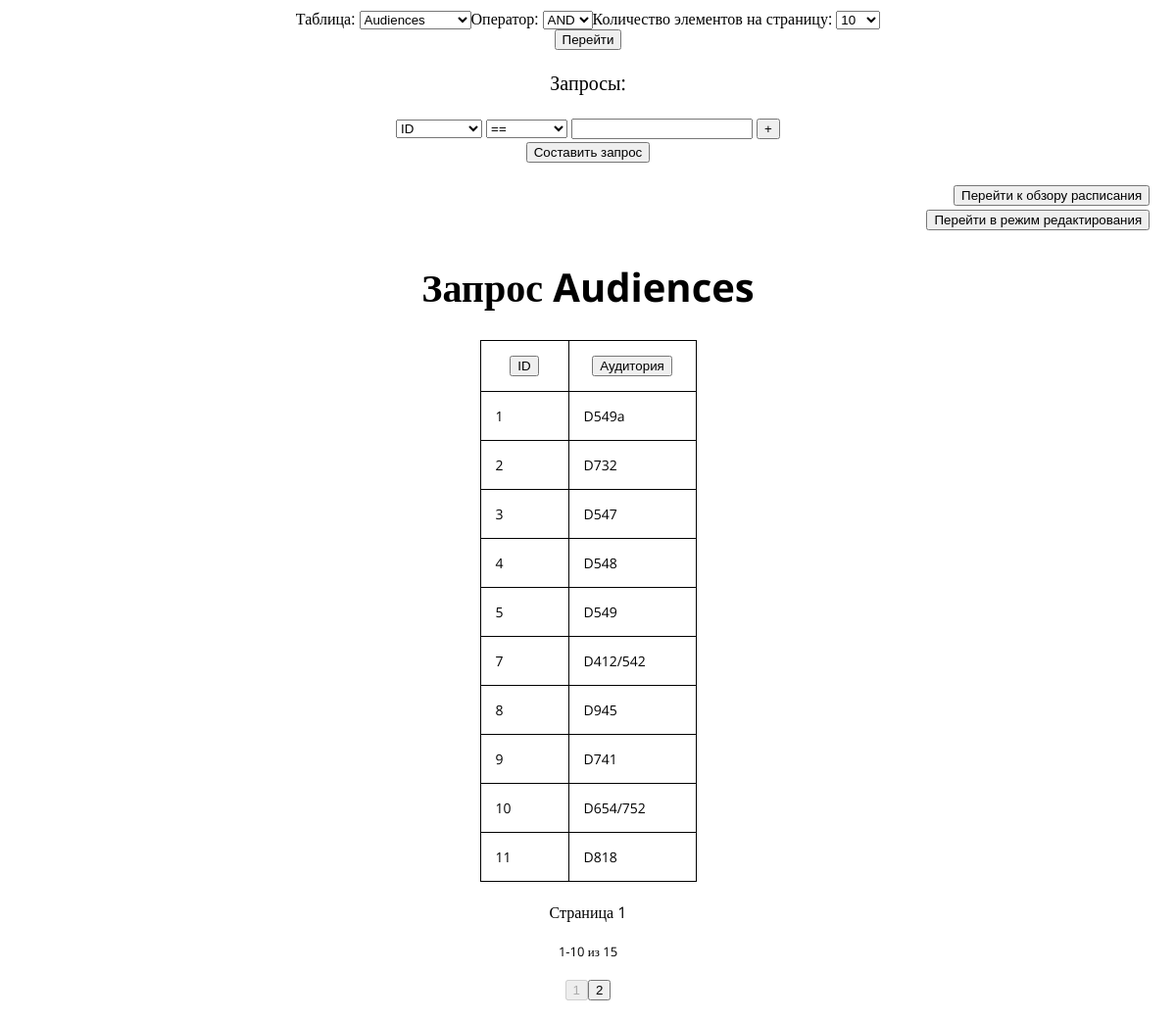
The app's page /, older data.
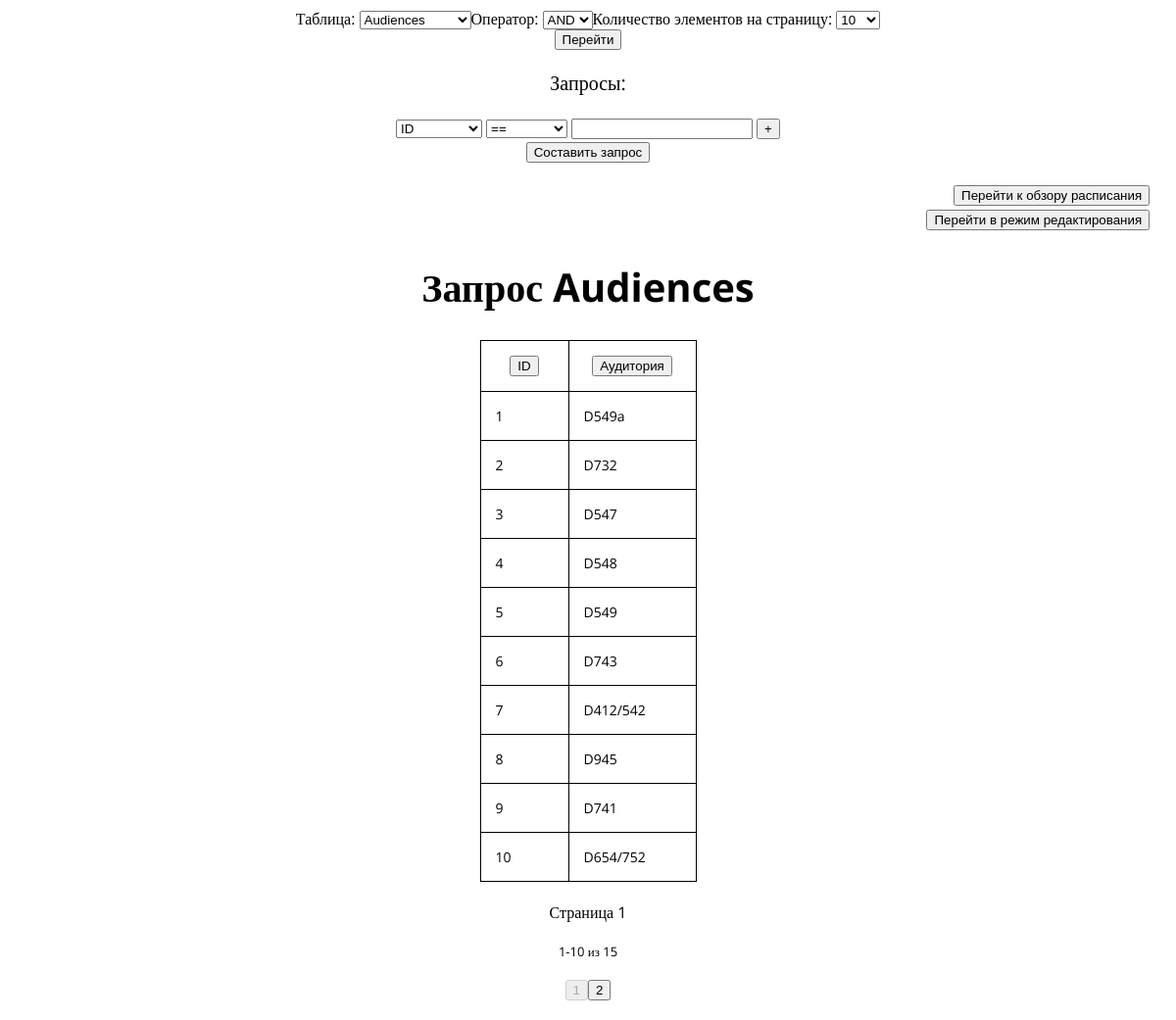
The same page, newer data.
### tables this page shows
CREATE TABLE `Audiences` ( `ID` INTEGER NOT NULL DEFAULT -1, `Name` TEXT );

### home.py (the view, shortened to what this page needs)
@app.route("/", methods=["GET", "POST"])
def open():
	global table_size, order_by, cur_page, page_size, current_table, \
		compare_type, is_edit, qcount, cmp_queries, edit_rows, is_new, \
		is_editing
	saved_table = current_table
	saved_cmp = compare_type
	saved_psize = page_size
	current_table = request.form.get("TableChooser")
	compare_type = request.form.get("TableQueryComparation")
	page_size = request.form.get("TablePageSizes")
	if current_table == None:
		current_table = saved_table
	if compare_type == None:
		compare_type = saved_cmp
	if page_size == None:
		page_size = saved_psize
	page_size = int(page_size)
	removableindex = -1
	if is_editing:
		is_editing = False
	else:
		cmp_queries = []
		for i in range(qcount):
			if i != removableindex:
				column = request.form.get("QueryColumn"+str(i))
				cmp_char = request.form.get("QueryCmp"+str(i))
				value = request.form.get("QueryValue"+str(i))
				if value != None and value != "" and value != " ":
					column = get_name_from_title(current_table, column)
					cmp_queries.append(CmpExpression(column, cmp_char, value))
				else:
					cmp_queries.append(-1)
	order = order_by
	containing, table_size = generate_table(
		table_name=current_table,
		psize=page_size,
		page=cur_page,
		order=order,
		compare_queries=cmp_queries,
		cmp_type=compare_type
	)
	return render_template(
		"main.html",
		curtable=current_table,
		tables=[i for i in tables_info.keys()],
		widthes=[i.width+40 for i in tables_info[current_table]],
		cmptypes=["AND", "OR"],
		sizes=[5, 10, 20, 50, 100],
		cursize=page_size,
		curpage=cur_page,
		pagescount=ceil(table_size/page_size),
		tabsize=table_size,
		titles=[i.title for i in tables_info[current_table]],
		titles_origin=[i.name for i in tables_info[current_table]],
		compares=comparison_chars,
		cmptype=compare_type,
		containing=containing,
		orderby=(None if order == None else order[1:]),
		ordertype=(None if order == None else order[0]),
		queries=cmp_queries,
		qcount=max(qcount, len(cmp_queries)),
		realqcount=len([0 for i in cmp_queries if i != -1]),
		isedit=is_edit,
		low=min((cur_page-1) * page_size + 1, table_size),
		high=min(((cur_page) * page_size), table_size),
		editrows=edit_rows
	)

### templates/main.html (shortened to what this page needs)
<head>
	<link rel="stylesheet" href="../static/css/style.css">
</head>
<body>
	<center>
		<form name="Bases" action="/" method='POST'>
			<font size=3>
				<table>
					<tr>
						<select name="TableChooser">
							{% for tab in tables %}
								<option value="{{ tab }}"
									{% if curtable == tab %}
										SELECTED
									{% endif %}
								>{{ tab }}</option>
							{% endfor %}
						</select>
					</tr>
					<tr>
						<select name="TableQueryComparation">
							{% for cmp in cmptypes %}
								<option value="{{ cmp }}"
									{% if cmptype == cmp %}
										SELECTED
									{% endif %}
								>{{ cmp }}</option>
							{% endfor %}
						</select>
					</tr>
					<tr>
						<select name="TablePageSizes">
							{% for size in sizes %}
								<option value="{{ size }}"
									{% if cursize == size %}
										SELECTED
									{% endif %}
								>{{ size }}</option>
							{% endfor %}
						</select>
					</tr>
				</table>
			</font>
			<button name="GenerateTable" type="submit">Перейти</button>
			<p>Запросы:</p>
			<table>
				{% for i in range(qcount) %}
					<tr>
						<td>
							<select name="QueryColumn{{ i|safe }}">
								{% for k in range(titles|length) %}
									<option value="{{ titles[k] }}"
									>
										{{ titles[k] }}
									</option>
								{% endfor %}
							</select>
						</td>
						<td>
							<select name="QueryCmp{{ i|safe }}">
								{% for cmp in compares %}
									<option value="{{ cmp }}"
									>
										{{ cmp }}
									</option>
								{% endfor %}
							</select>
						</td>
						<td>
							<input name="QueryValue{{ i|safe }}" value=
								{% if i < queries|length and queries[i] != -1 %}
									"{{queries[i].value}}"
								{% else %}
									""
								{% endif %}
							/>
						</td>
						<td>
							{% if i == 0 %}
								<button name="Plus" type="submit">+</button>
							{% endif %}
						</td>
					</tr>
				{% endfor %}
			</table>
			<button name="GenerateTable" type="submit">Составить запрос</button>
			<table>
				<col width="20%">
				<tr>
					<td align="right">
						<button name="SchedOverview" type="submit">Перейти к обзору расписания</button>
					</td>
				</tr>
				{% if isedit %}
					<tr>
						<td align="right">
							<button name="ModeChanger" type="submit">Выйти из режима редактирования</button>
						</td>
					</tr>
					<tr>
						<td align="right">
							<button name="AddRecord" type="submit">Добавить запись</button>
						</td>
					</tr>
				{% else %}
					<tr>
						<td align="right">
							<button name="ModeChanger" type="submit">Перейти в режим редактирования</button>
						</td>
					</tr>
				{% endif %}
			</table>
			{% if curtable %}
				<h1>Запрос {{ curtable }}</h1>
				<table id="tab" class="elem">
					{% for width in widthes%}
						<col width="{{ width }}">
					{% endfor %}
					<tr>
						{% for i in range(titles|length) %}
							<th>
								<p align="center">
									<button name="Title{{ titles_origin[i] }}" type="submit">{{ titles[i] }}</button>
								</p>
							</th>
						{% endfor %}
						{% for items in containing %}
							<tr>
								{% for item in items %}
									<td>
										{{ item|safe }}
									</td>
								{% endfor %}
							</tr>
						{% endfor %}
					</tr>
				</table>
			{% else %}
				<h1>Данная страница пуста</h1>
			{% endif %}
			<p><font size=3>Страница {{ curpage }}</font></p>
			<p><font size=2>{{ low }}-{{ high }} из {{ tabsize }}</font></p>
			<table>
				{% for i in range(1, pagescount+1) %}
					<tr>
						<button name="Page{{ i|safe }}" type="submit"
							{% if i == curpage %}
								DISABLED
							{% endif %}
						>{{ i|safe }}</button>
					</tr>
				{% endfor %}
			</table>
		</form>
	</center>
</body>

### static/css/style.css (style rules this page uses)
body { font-family: 'Open Sans'; font-size: 20; }
#tab { font-size: 14; text-align: left; border-collapse: collapse; }
.elem td, .elem th, .elem tr { border: 1px solid; text-align: left; padding: 15px; }

Row changes from the older to the newer data that the page shows:
no longer on this page (row unchanged): Audiences: items "11", Name "D818"
added Audiences: items "6", Name "D743"
